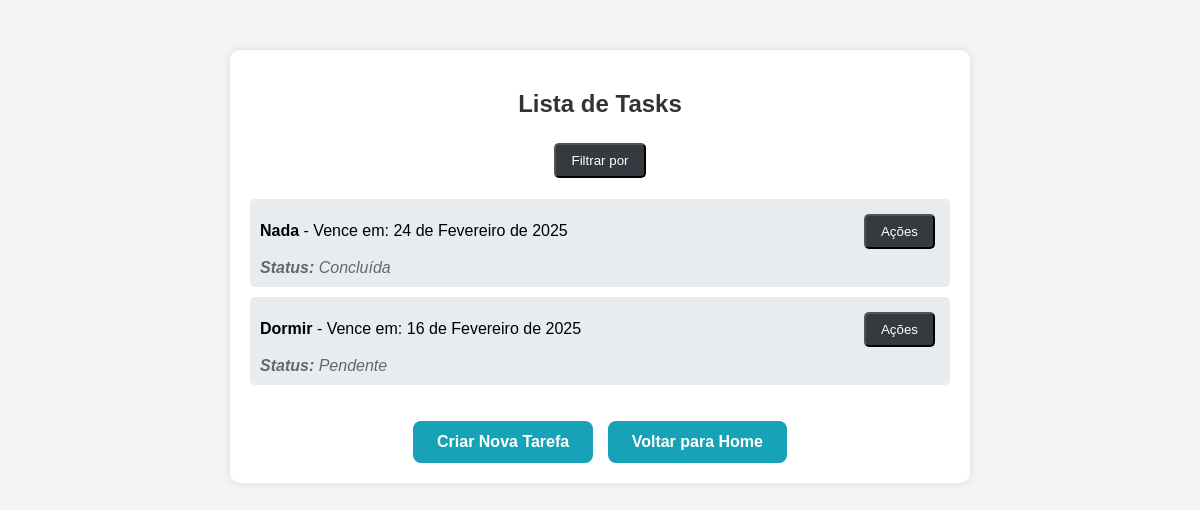
Page /user/tasks/ (signed in) on the committed database.
### student_portal/models.py (models this page shows, shortened)
class Task(models.Model):
    user = models.ForeignKey("User", on_delete=models.CASCADE, related_name="tasks")
    title = models.CharField(max_length=200)
    description = models.TextField(blank=True)
    due_date = models.DateField()
    completed = models.BooleanField(default=False)
    completed_at = models.DateField(null=True, blank=True)

### student_portal/views.py (the view)
# urls.py: path('user/tasks/', task_list, name='task_list'),
@login_required
def task_list(request):
    filter_status = request.GET.get('status')
    tasks = Task.objects.filter(user=request.user)
    now = timezone.now()
    if filter_status == 'todo':
        tasks = tasks.filter(completed=False, due_date__gt=now)
    elif filter_status == 'overdue':
        tasks = tasks.filter(completed=False, due_date__lte=now)
    elif filter_status == 'done':
        tasks = tasks.filter(completed=True)
    return render(request, 'tasks/task_list.html', {"tasks": tasks})

### student_portal/templates/tasks/task_list.html (shortened to what this page needs)
<!DOCTYPE html>
<html lang="pt-br">
<head>
</head>
<body>
    <div class="container">
        <h2>Lista de Tasks</h2>
        <div class="filter-container">
            <button class="filter-button" onclick="toggleMenu('filter-menu')">Filtrar por</button>
        </div>
        <ul class="task-list">
            {% for task in tasks %}
            <li class="task-item">
                <div class="task-header">
                    <span>
                        <strong>{{ task.title }}</strong>
                        {% if task.due_date %}
                            - Vence em: {{ task.due_date }}
                        {% endif %}
                    </span>
                    <div class="task-actions-container">
                        <button class="task-actions-button" onclick="toggleMenu('task-actions-menu-{{ task.pk }}')">Ações</button>
                    </div>
                </div>
                <div class="task-status">
                    <strong>Status:</strong> {% if task.completed %} Concluída {% else %} Pendente {% endif %}
                </div>
            </li>
            {% endfor %}
        </ul>
        <a class="new-task" href="{% url 'task_new' %}">Criar Nova Tarefa</a>
        <a class="back-home" href="{% url 'home' %}">Voltar para Home</a>
    </div>
</body>
</html>

### student_portal/templates/tasks/task_list.html (style rules this page uses)
body { font-family: Arial, sans-serif; background-color: #f4f4f4; text-align: center; margin: 0; padding: 0; }
.container { max-width: 700px; background: white; margin: 50px auto; padding: 20px; border-radius: 10px; box-shadow: 0px 0px 10px rgba(0, 0, 0, 0.1); font-family: Arial, sans-serif; }
h2 { color: #333; }
.filter-container, .task-actions-container { position: relative; display: inline-block; }
.filter-button, .task-actions-button { background: #343a40; color: #fff; text-decoration: none; padding: 8px 15px; border-radius: 5px; margin: 5px; transition: background 0.3s; cursor: pointer; font-family: Arial, sans-serif; }
.task-list { list-style: none; padding: 0; font-family: Arial, sans-serif; }
.task-item { background: #e9ecef; padding: 10px; margin: 10px 0; border-radius: 5px; display: flex; flex-direction: column; align-items: flex-start; font-family: Arial, sans-serif; }
.task-header { display: flex; width: 100%; justify-content: space-between; align-items: center; }
.task-status { margin-top: 5px; font-style: italic; color: #666; font-family: Arial, sans-serif; }
.new-task, .back-home { display: inline-block; margin-top: 20px; text-decoration: none; color: white; padding: 12px 24px; border-radius: 8px; font-size: 16px; font-weight: bold; transition: background 0.3s, transform 0.2s; font-family: Arial, sans-serif; }
.new-task { background: #17a2b8; }
.back-home { background: #17a2b8; margin-left: 10px; }

### rows in the picture
Task: title "Nada", due_date "24 de Fevereiro de 2025", completed "Concluída"
Task: title "Dormir", due_date "16 de Fevereiro de 2025", completed "Pendente"
